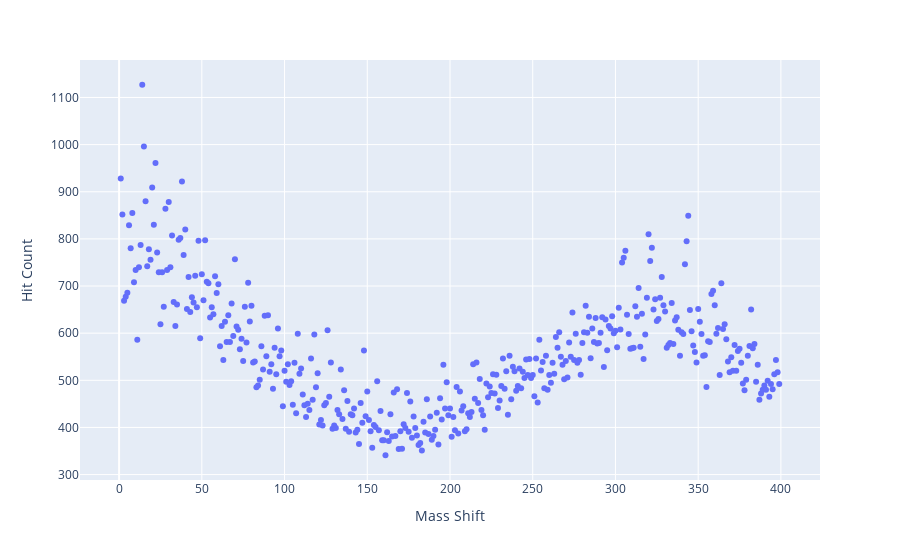

Source (notebook cell):
### Code cell
fig = px.scatter(df_shift_hits, x='shift', y='hit', labels={'shift': 'Mass Shift', 'hit': 'Hit Count'})
fig.show()

### Figure 1 — Plotly figure (JSON) as saved in the notebook; plotly's stock layout.template omitted (floating-point values rounded to 4 significant figures; data arrays with more than 128 entries replaced by an {"elided": "..."} marker saying what was removed)
{"data": [{"hovertemplate": "Mass Shift=%{x}<br>Hit Count=%{y}<extra></extra>", "legendgroup": "", "marker": {"color": "#636efa", "symbol": "circle"}, "mode": "markers", "name": "", "orientation": "v", "showlegend": false, "type": "scatter", "x": {"elided": "399 int values"}, "xaxis": "x", "y": {"elided": "399 int values"}, "yaxis": "y"}], "layout": {"legend": {"tracegroupgap": 0}, "margin": {"t": 60}, "xaxis": {"anchor": "y", "domain": [0, 1], "title": {"text": "Mass Shift"}}, "yaxis": {"anchor": "x", "domain": [0, 1], "title": {"text": "Hit Count"}}}}
